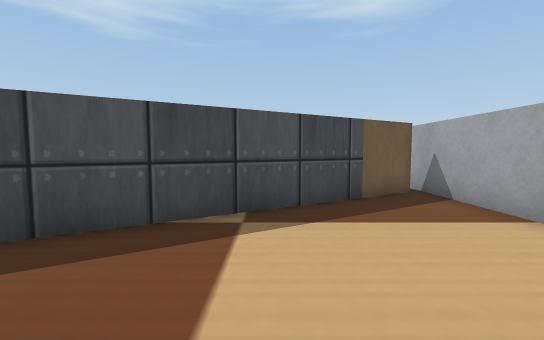
[1] (above)

16 first-person views from a walk through a Webots world. The camera is 0.06 m above the floor, tilts 4° down and sees 90° across. The floor is counted in squares, 0.05 m on a side. Each view is taken from the middle of a square. On the plan, view 1 faces up. The plan holds only what a view shows up to about 12 squares ahead; the rest is blank. Robots are left out. Webots' stock objects and surfaces are drawn as simple stand-ins.

[2]
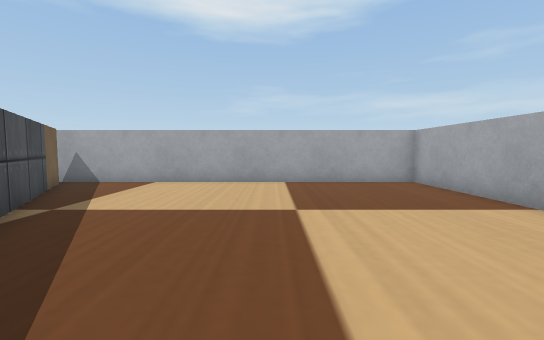

[3]
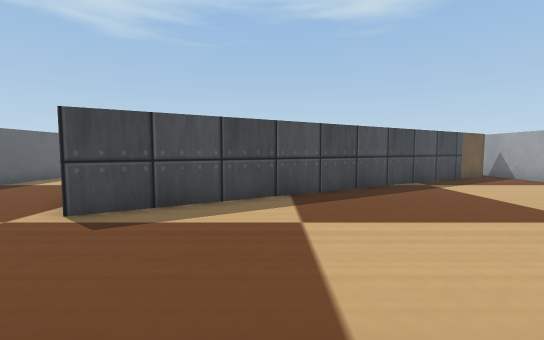

[4]
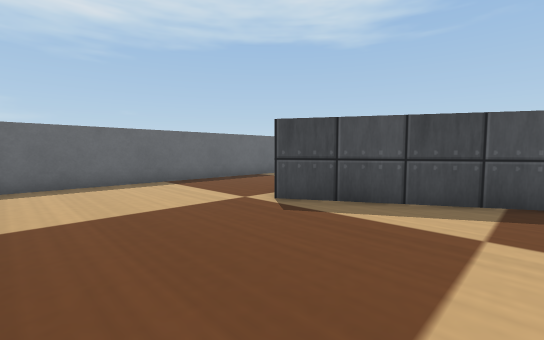

[5]
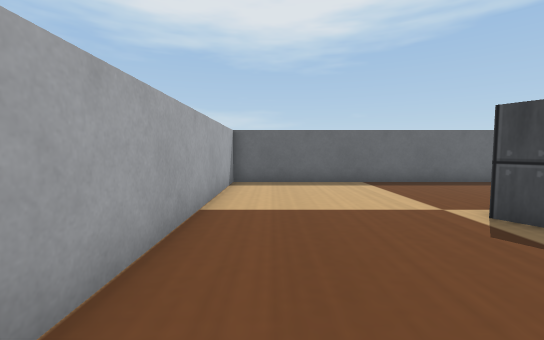

[6]
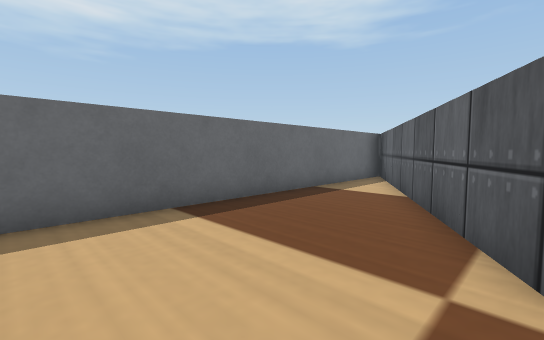

[7]
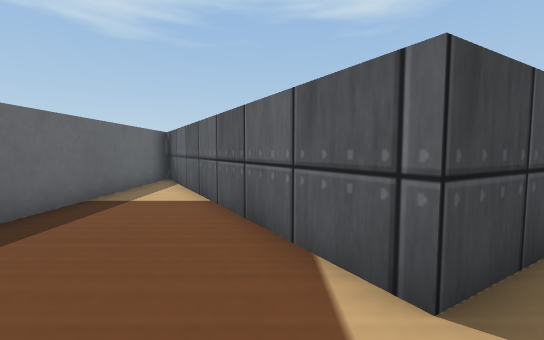

[8]
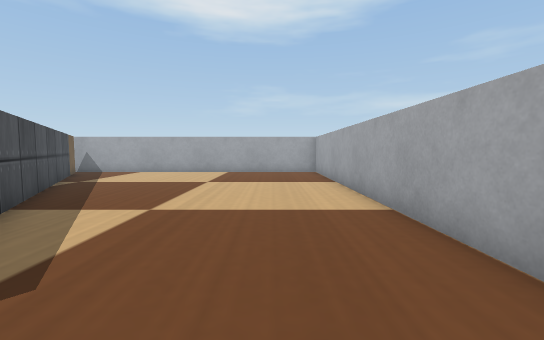

[9]
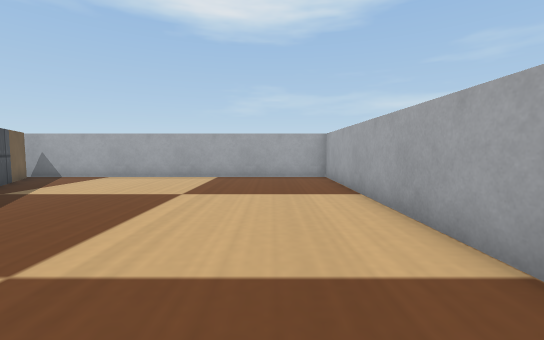

[10]
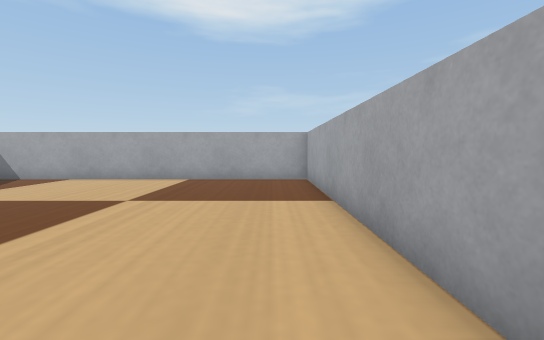

[11]
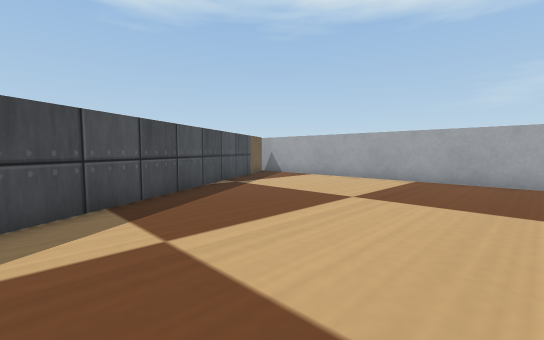

[12]
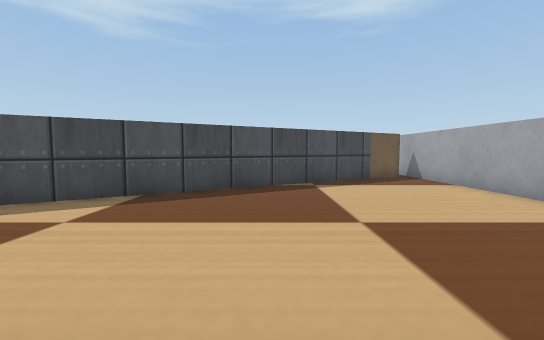

[13]
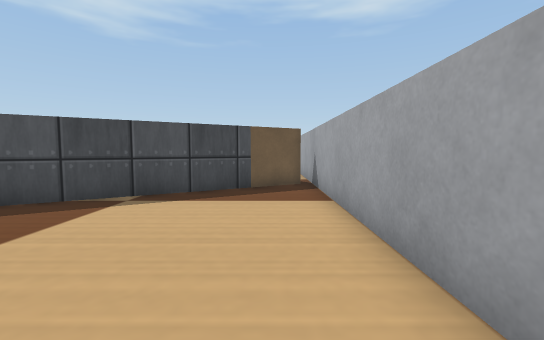

[14]
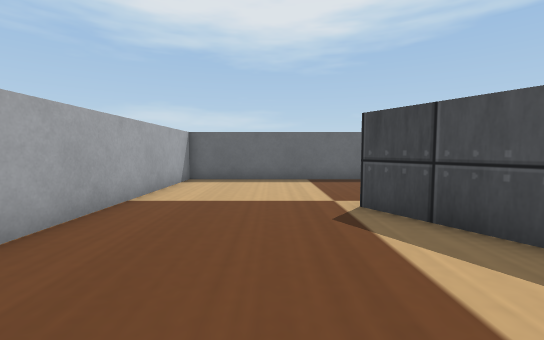

[15]
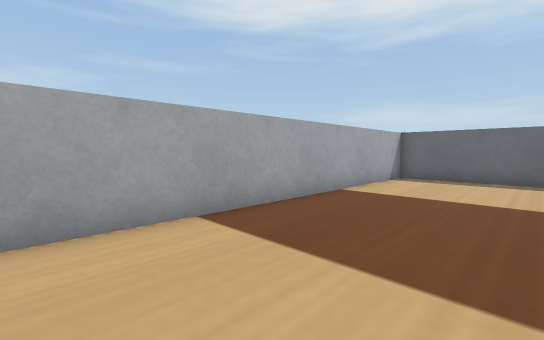

[16]
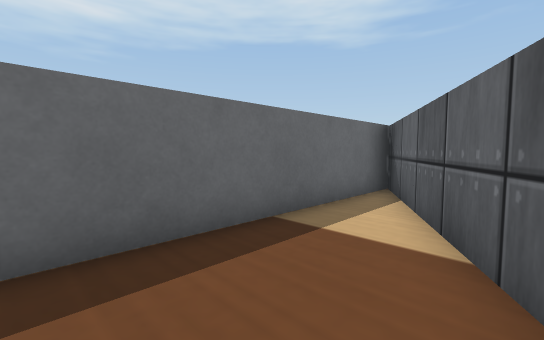

### Floor plan
Key: @ floor where view 1 was taken; # wall or solid block; . floor; B cardboard box; G grey box.
Columns run from 16 left of view 1 to 5 right of it. Each row starts with its distance up from view 1.
 10 #G                   #
  9 #G                   #
  8 #.G                BB#
  7 #.G              GBB.#
  6 #..G            GG...#
  5 #..GG         GG.....#
  4 #...G       GGG......#
  3 #...GG    GGG........#
  2 #....G   GG..........#
  1 #.....GGG............#
  0 #.....GG........@....#
 -1 #....................#
 -2 #....................#
 -3 #....................#
 -4 #....................#
 -5 #....................#
 -6 ######################

Where each view was taken, in squares from view 1:
view 1: 0 up, 0 right, facing up
view 2: 0 up, 6 left, facing right
view 3: 5 down, 6 left, facing up
view 4: 5 down, 5 left, facing up-left
view 5: 4 down, 5 left, facing left
view 6: 3 down, 10 left, facing up-left
view 7: 2 down, 11 left, facing up
view 8: 3 down, 11 left, facing right
view 9: 3 down, 8 left, facing right
view 10: 4 down, 7 left, facing right
view 11: 4 down, 7 left, facing up-right
view 12: 5 down, 2 left, facing up
view 13: 2 down, 3 right, facing up
view 14: 2 down, 4 left, facing left
view 15: 1 down, 3 left, facing down-left
view 16: 1 up, 12 left, facing up-left
